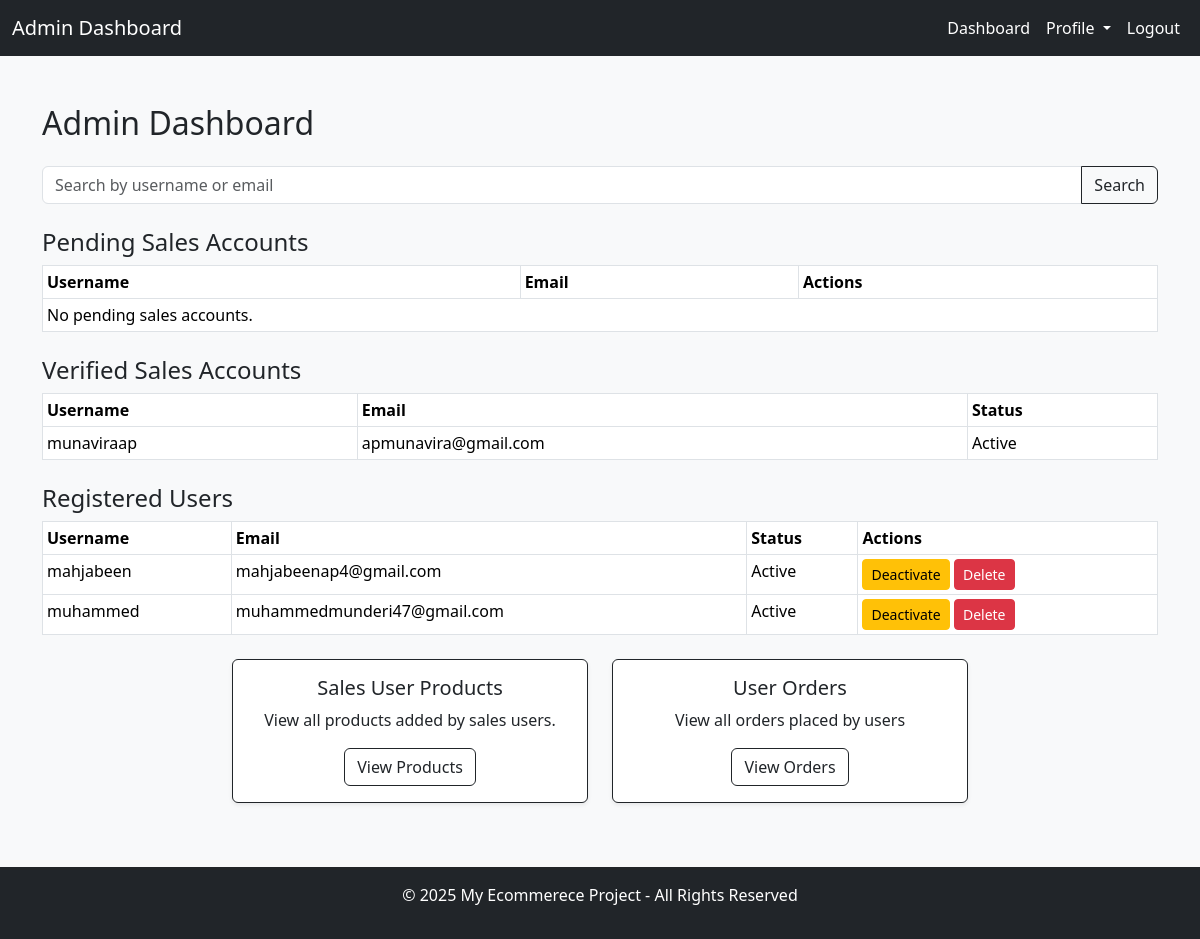
/admindashboard/ (signed in), run on an earlier commit of the app's database.
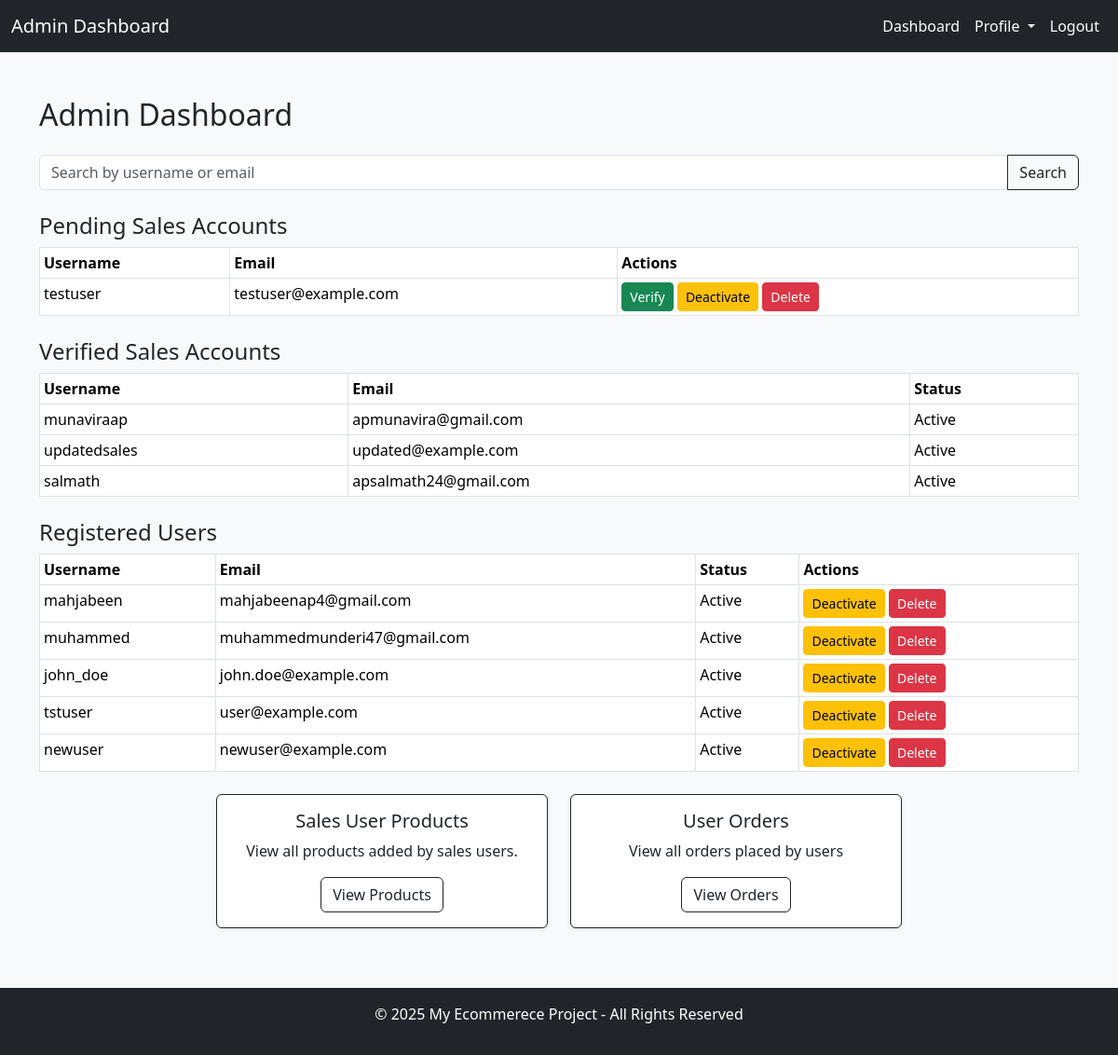
And on a later commit of the database.
### accounts/models.py (models this page shows, shortened)
class CustomUser(AbstractUser):
    ROLE_CHOICES = (
        ('admin', 'Admin'),
        ('user', 'User'),
        ('sales', 'Sales'),
    )
    email = models.EmailField(('email address'), unique=True)  # ✅ Make email unique
    phone_number = models.CharField(max_length=15, blank=True, null=True)
    role = models.CharField(max_length=10, choices=ROLE_CHOICES, default='user')
    is_verified = models.BooleanField(default=False)  # Used to verify sales accounts
    USERNAME_FIELD = 'email'
    REQUIRED_FIELDS = ['username', 'role']

### accounts/views.py (the view, shortened to what this page needs)
# urls.py: path('admindashboard/', views.admin_dashboard, name='admin_dashboard'),
@login_required
@user_passes_test(is_admin)
def admin_dashboard(request):
    search_query = request.GET.get('search', '')
    pending_sales = CustomUser.objects.filter(role='sales', is_verified=False)
    verified_sales = CustomUser.objects.filter(role='sales', is_verified=True)
    users = CustomUser.objects.filter(role='user')
    context = {
        'pending_sales': pending_sales,
        'verified_sales': verified_sales,
        'users': users,
        'search_query': search_query,
    }
    return render(request, 'accounts/admin_dashboard.html', context)

### accounts/views.py (called while the page is built)
def is_admin(user):
    return user.is_authenticated and user.role == 'admin' or user.is_superuser

### accounts/templates/accounts/admin_dashboard.html (shortened to what this page needs)
{% extends 'accounts/admin_base.html' %}
{% load static %}
{% block content %}
<body class="bg-light">
<div class="container mt-5">
    <h2 class="mb-4">Admin Dashboard</h2>
<form method="get" class="mb-4">
    <div class="input-group">
        <input type="text" name="search" class="form-control"
               placeholder="Search by username or email"
               value="{{ search_query }}">
        <button type="submit" class="btn btn-outline-dark">Search</button>
    </div>
</form>
    <div class="mb-4">
        <h4>Pending Sales Accounts</h4>
        <table class="table table-bordered table-sm">
            <thead class="thead-light">
                <tr><th>Username</th><th>Email</th><th>Actions</th></tr>
            </thead>
            <tbody>
                {% for user in pending_sales %}
                <tr>
                    <td>{{ user.username }}</td>
                    <td>{{ user.email }}</td>
                    <td>
                        <a href="{% url 'verify_sales_account' user.id %}" class="btn btn-success btn-sm">Verify</a>
                        <a href="{% url 'deactivate_user' user.id %}" class="btn btn-warning btn-sm">Deactivate</a>
                        <a href="{% url 'delete_user' user.id %}" class="btn btn-danger btn-sm">Delete</a>
                    </td>
                </tr>
                {% empty %}
                <tr><td colspan="3">No pending sales accounts.</td></tr>
                {% endfor %}
            </tbody>
        </table>
    </div>
    <div class="mb-4">
        <h4>Verified Sales Accounts</h4>
        <table class="table table-bordered table-sm">
            <thead class="thead-light">
                <tr><th>Username</th><th>Email</th><th>Status</th></tr>
            </thead>
            <tbody>
                {% for user in verified_sales %}
                <tr>
                    <td>{{ user.username }}</td>
                    <td>{{ user.email }}</td>
                    <td>{% if user.is_active %}Active{% else %}Inactive{% endif %}</td>
                </tr>
                {% endfor %}
            </tbody>
        </table>
    </div>
    <div class="mb-4">
        <h4>Registered Users</h4>
        <table class="table table-bordered table-sm">
            <thead class="thead-light">
                <tr><th>Username</th><th>Email</th><th>Status</th><th>Actions</th></tr>
            </thead>
            <tbody>
                {% for user in users %}
                <tr>
                    <td>{{ user.username }}</td>
                    <td>{{ user.email }}</td>
                    <td>{% if user.is_active %}Active{% else %}Inactive{% endif %}</td>
                    <td>
                        <a href="{% url 'deactivate_user' user.id %}" class="btn btn-warning btn-sm">Deactivate</a>
                        <a href="{% url 'delete_user' user.id %}" class="btn btn-danger btn-sm">Delete</a>
                    </td>
                </tr>
                {% endfor %}
            </tbody>
        </table>
    </div>
<div class="row justify-content-center mb-4">
    <div class="col-md-4 mb-3">
        <div class="card shadow-sm border-dark h-100">
            <div class="card-body text-center">
                <h5 class="card-title text-dark">Sales User Products</h5>
                <p class="card-text">View all products added by sales users.</p>
                <a href="{% url 'sales_products_list' %}" class="btn btn-outline-dark">View Products</a>
            </div>
        </div>
    </div>
  <div class="col-md-4 mb-3">
    <div class="card shadow-sm border-dark h-100">
        <div class="card-body text-center">
            <h5 class="card-title text-dark">User Orders</h5>
            <p class="card-text">View all orders placed by users</p>
            <a href="{% url 'admin_order_list' %}" class="btn btn-outline-dark">View Orders</a>
        </div>
    </div>
</div>
</div>
</body>
{% endblock %}

What changed in the data, as far as the page shows it:
added CustomUser: username "testuser", email "testuser@example.com", shown under "Pending Sales Accounts"
added CustomUser: username "updatedsales", email "updated@example.com", is_active "Active", shown under "Verified Sales Accounts"
added CustomUser: username "salmath", email "apsalmath24@gmail.com", is_active "Active", shown under "Verified Sales Accounts"
added CustomUser: username "john_doe", email "john.doe@example.com", is_active "Active", shown under "Registered Users"
added CustomUser: username "tstuser", email "user@example.com", is_active "Active", shown under "Registered Users"
added CustomUser: username "newuser", email "newuser@example.com", is_active "Active", shown under "Registered Users"
Also different on the page:
text no longer shown: "No pending sales accounts."
